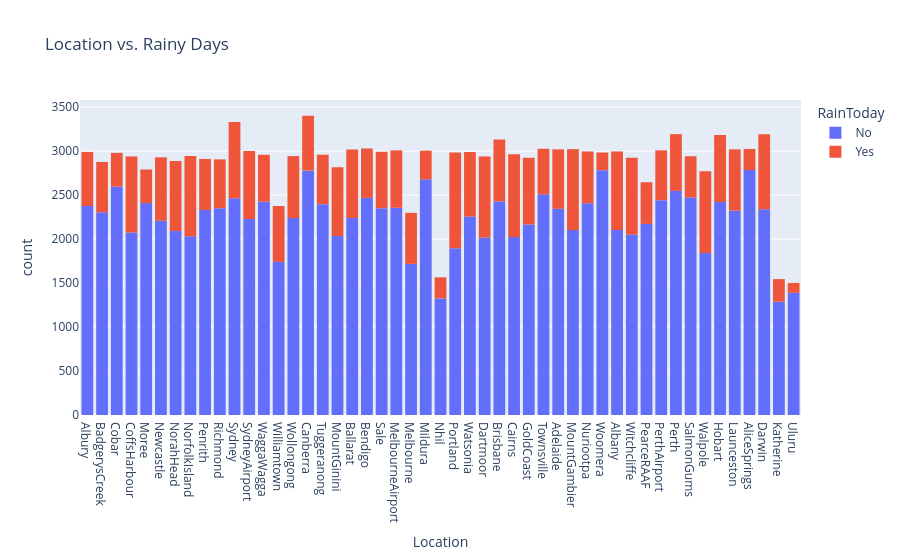

The notebook cell saved with this chart:
### Code cell
px.histogram(raw_df, x='Location', title='Location vs. Rainy Days', color='RainToday')

### Figure 1 — Plotly figure (JSON) as saved in the notebook; plotly's stock layout.template omitted (floating-point values rounded to 4 significant figures; data arrays with more than 128 entries replaced by an {"elided": "..."} marker saying what was removed)
{"data": [{"bingroup": "x", "hovertemplate": "RainToday=No<br>Location=%{x}<br>count=%{y}<extra></extra>", "legendgroup": "No", "marker": {"color": "#636efa", "pattern": {"shape": ""}}, "name": "No", "orientation": "v", "showlegend": true, "type": "histogram", "x": {"elided": "109332 str values"}, "xaxis": "x", "yaxis": "y"}, {"bingroup": "x", "hovertemplate": "RainToday=Yes<br>Location=%{x}<br>count=%{y}<extra></extra>", "legendgroup": "Yes", "marker": {"color": "#EF553B", "pattern": {"shape": ""}}, "name": "Yes", "orientation": "v", "showlegend": true, "type": "histogram", "x": {"elided": "31455 str values"}, "xaxis": "x", "yaxis": "y"}], "layout": {"barmode": "relative", "legend": {"title": {"text": "RainToday"}, "tracegroupgap": 0}, "title": {"text": "Location vs. Rainy Days"}, "xaxis": {"anchor": "y", "domain": [0, 1], "title": {"text": "Location"}}, "yaxis": {"anchor": "x", "domain": [0, 1], "title": {"text": "count"}}}}
